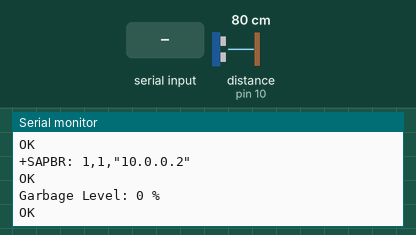
A sketch run on a simulated Arduino Leonardo, built with avr-gcc and run on an emulated ATmega32U4. Shown: the last lines printed to the serial monitor. The inputs (shaded band) are chosen by the test bench; at power-on: distance to the obstacle (sensor on pin 10) 80 cm. The echo pulse lasts 58.3 µs per cm; the modem accepts every AT command (registered, SIM ready, sends succeed) and sends nothing else.

Above: at 19.2 s.
19.3 s: "1" received over the second serial link
At 19.9 s:
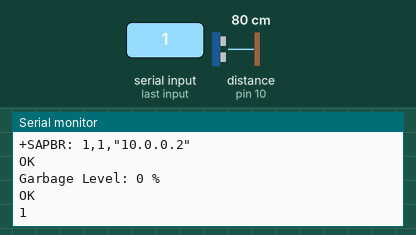
20.8 s: "0" received over the second serial link
At 21.3 s:
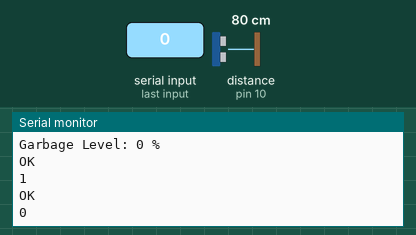

The sketch:

sketch.ino
```cpp
const int trigPin = 9;         // HC-SR04 trigger pin
const int echoPin = 10;        // HC-SR04 echo pin
const float binDepth = 21.0;   // Total depth of the bin in cm

void setup() {
  Serial.begin(9600);          // Debugging
  Serial1.begin(9600);         // SIM800L communication (pins 18, 19)

  pinMode(trigPin, OUTPUT);
  pinMode(echoPin, INPUT);

  delay(1000);
  Serial.println("Initializing SIM800L...");
  sendCommand("AT", 2000);     // Test communication with SIM800L
  sendCommand("AT+CSQ", 2000);// Check signal strength
  sendCommand("AT+CREG?", 2000); // Network registration status

  // Start GPRS connection
  sendCommand("AT+SAPBR=3,1,\"CONTYPE\",\"GPRS\"", 2000);
  sendCommand("AT+SAPBR=3,1,\"APN\",\"your_apn\"", 2000); // Replace "your_apn" with your network's APN
  sendCommand("AT+SAPBR=1,1", 5000);
  sendCommand("AT+SAPBR=2,1", 2000);
}

void loop() {
  int garbageLevel = measureGarbageLevel(); // Get garbage level
  sendHTTPPost("http://Sospeter1609.pythonanywhere.com/update_bin", "level=" + String(garbageLevel));
  delay(60000); // Send data every 60 seconds
}

// Measure garbage level using HC-SR04
int measureGarbageLevel() {
  digitalWrite(trigPin, LOW);
  delayMicroseconds(2);

  digitalWrite(trigPin, HIGH);
  delayMicroseconds(10);
  digitalWrite(trigPin, LOW);

  long duration = pulseIn(echoPin, HIGH);
  float measuredDistance = duration * 0.034 / 2;

  // Ensure the measured distance doesn't exceed the bin depth
  if (measuredDistance > binDepth) measuredDistance = binDepth;

  float garbageLevel = (1 - (measuredDistance / binDepth)) * 100;
  int roundedLevel = round(garbageLevel); // Round to the nearest integer
  Serial.print("Garbage Level: ");
  Serial.print(roundedLevel);
  Serial.println(" %");

  return roundedLevel;
}

// Function to send AT commands
void sendCommand(String command, int timeout) {
  Serial1.println(command);
  long int time = millis();
  while ((time + timeout) > millis()) {
    while (Serial1.available()) {
      char c = Serial1.read();
      Serial.print(c); // Debug response
    }
  }
}

// Function to send HTTP POST request
void sendHTTPPost(String url, String body) {
  sendCommand("AT+HTTPINIT", 2000);                          // Initialize HTTP service
  sendCommand("AT+HTTPPARA=\"CID\",1", 2000);                // Set bearer profile identifier
  sendCommand("AT+HTTPPARA=\"URL\",\"" + url + "\"", 2000);  // Set URL
  sendCommand("AT+HTTPPARA=\"CONTENT\",\"application/x-www-form-urlencoded\"", 2000); // Set content type
  sendCommand("AT+HTTPDATA=" + String(body.length()) + ",10000", 2000); // Set HTTP data
  delay(2000);                                               // Wait for the prompt
  Serial1.print(body);                                       // Send POST body
  delay(1000);
  sendCommand("AT+HTTPACTION=1", 5000);                      // Execute POST request
  sendCommand("AT+HTTPREAD", 5000);                          // Read response
  sendCommand("AT+HTTPTERM", 2000);                          // Terminate HTTP service
}
```

Measured:
- after the input at 19.3 s, the serial monitor: prints a new line at once (image 1)
- after the input at 20.8 s, the serial monitor: prints a new line at once (image 2)
